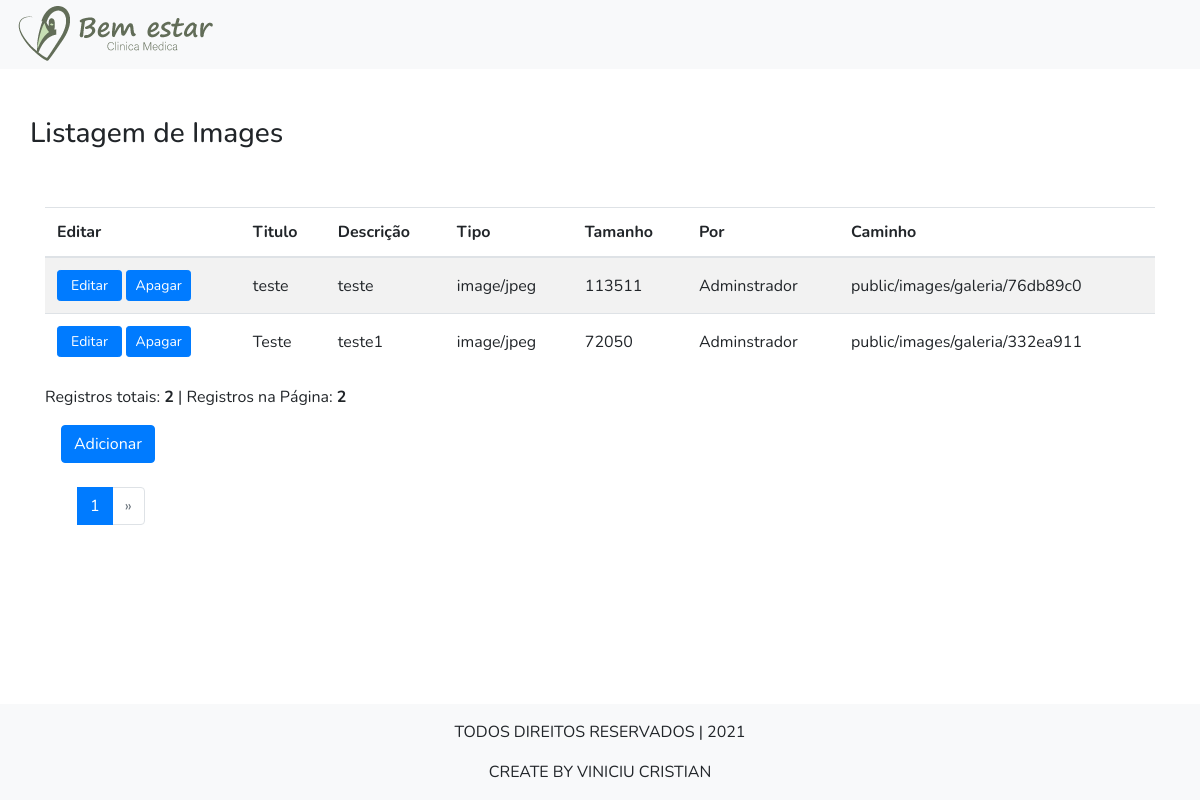
The app's page /form-galeria.php with its own data.
### tables this page shows
CREATE TABLE `tb_imagem` (
  `imagem_id` int(11) NOT NULL,
  `usuario_id` int(11) DEFAULT NULL,
  `imagem_titulo` varchar(250) DEFAULT NULL,
  `imagem_descricao` varchar(250) DEFAULT NULL,
  `imagem_caminho` varchar(250) DEFAULT NULL,
  `imagem_tipo` varchar(250) DEFAULT NULL,
  `imagem_tamanho` varchar(250) DEFAULT NULL
);

### form-galeria.php (the view, shortened to what this page needs)
<?php
  require_once('conexaoBanco.php');
  $consulta_sql =
    "SELECT
      imagem_id
     FROM
      tb_imagem";
  $resultado_consulta_slq = mysqli_query($conexao, $consulta_sql);
  $quantia_total_registro_banco = mysqli_num_rows($resultado_consulta_slq);
  $quantidade_registros_por_pagina = 3;
  $quantidade_paginas = ceil($quantia_total_registro_banco / $quantidade_registros_por_pagina);
  $pagina_atual = isset($_GET['pagina_atual']) ? filter_input(INPUT_GET,'pagina_atual',FILTER_SANITIZE_NUMBER_INT) : 1;
  $inicio_consulta = ($quantidade_registros_por_pagina * $pagina_atual) - $quantidade_registros_por_pagina;
  $consulta_sql_final =
      "SELECT
      imagem_id,
      LEFT(imagem_titulo, 15) AS imagem_titulo,
      LEFT(imagem_descricao, 15) AS imagem_descricao,
      LEFT(imagem_tipo, 10) AS imagem_tipo,
      LEFT(imagem_tamanho, 10) AS imagem_tamanho,
      LEFT(usuario_nome, 13) AS usuario_nome,
      LEFT(imagem_caminho, 30) AS caminho_abreviado
    FROM
      tb_imagem
    INNER JOIN
      tb_usuario
    USING
      (usuario_id)
    ORDER BY
      imagem_id ASC
    LIMIT
      $inicio_consulta,
      $quantidade_registros_por_pagina";
  $resultado_consulta_slq = mysqli_query($conexao, $consulta_sql_final);
  $quantia_total_registro = mysqli_num_rows($resultado_consulta_slq);
?>
<!doctype html>
<html lang="pt-BR">
  <head>
    <link rel="stylesheet" href="https://cdn.jsdelivr.net/npm/bootstrap@4.5.3/dist/css/bootstrap.min.css">
    <link rel="stylesheet" href="./Public/css/Inicio.css">
  </head>
  <body>
    <header>
      <div  id="header" class="container-fluid bg-light">
        <div class="row">
          <div class="col-lg-2 col-md col-3 bg-light">
            <a href="Index.php"><img src="./Public/Images/Logotipo-d.png" class="rounded float-left" alt="..."></a>
          </div>
        </div>
      </div>
    </header>
    <main class="container-fluid">
        <div class="container mt-5">
          <div class="row">
          <h3>Listagem de Images</h3>
          </div>
        </div>
        <div class="container mt-5 table-responsive-lg">
            <table class="table table-striped table-hover">
                <thead>
                  <tr>
                    <th scope="col">Editar</th>
                    <th scope="col">Titulo</th>
                    <th scope="col">Descrição</th>
                    <th scope="col">Tipo</th>
                    <th scope="col">Tamanho</th>
                    <th scope="col">Por</th>
                    <th scope="col">Caminho</th>
                  </tr>
                </thead>
                <tbody>
                  <?php
                  while ($registro = mysqli_fetch_array($resultado_consulta_slq, MYSQLI_BOTH)){ ?>
                  <tr>
                    <td>
                        <a class="btn btn-sm btn-primary" style="width: 65px;"
                        href="cadastro-imagem.php?imagem_id=<?php echo $registro['imagem_id']; ?>" >Editar<a>
                        <a class="btn btn-sm btn-primary" style="width: 65px;" onclick="return confirm('Deseja Apagar?');"
                         href="galeria-crud.php?imagem_id=<?php echo $registro['imagem_id']; ?>&imagem_caminho=<?php echo $registro['caminho_abreviado']; ?>">Apagar</a>
                    </td>
                    <td class="pt-3" style=""><?php echo $registro['imagem_titulo']; ?></td>
                    <td class="pt-3" style=""><?php echo $registro['imagem_descricao']; ?></td>
                    <td class="pt-3" style=""><?php echo $registro['imagem_tipo']; ?></td>
                    <td class="pt-3" style=""><?php echo $registro['imagem_tamanho']; ?></td>
                    <td class="pt-3" style=""><?php echo $registro['usuario_nome']; ?></td>
                    <td class="pt-3" style=""><?php echo $registro['caminho_abreviado']; ?></td>
                  </tr>
                  <?php } ?>
                </tbody>
            </table>
            <caption class="m-0 p-0">
             <?php echo "Registros totais: <b>$quantia_total_registro_banco</b> | Registros na Página: <b>$quantia_total_registro</b>"; ?>
            </caption>
            <div class="row mt-3 ml-3 mb-4  "><a href="cadastro-imagem.php"><button type="button" class="btn btn-primary">Adicionar</button></a></div>
            <nav aria-label="Page navigation example">
              <ul class="pagination">
                <?php
                for($link = $pagina_atual -3, $limite_link = $link +6; $link <= $limite_link; $link++){
                    if($link < 1){
                      $link = 1;
                      $limite_link = 7;
                    }
                    if($limite_link > $quantidade_paginas){
                      $limite_link = $quantidade_paginas;
                      $link = $limite_link -6;
                    }
                    if($link <1){
                      $link =1;
                      $limite_link = $quantidade_paginas;
                    }
                    if($link == $pagina_atual){ ?>
                      <li class="page-item active" aria-current="page">
                        <a class="page-link"  href="#"><?php echo $link; ?><span class="sr-only">(current)</span></a>
                      </li>
                      <?php }else { ?>
                <li class="page-item">
                  <a class="page-link" href="form-galeria.php?pagina_atual=<?php echo $link; ?>"><?php echo $link; ?></a>
                </li>
                <?php }
                } ?>
                <li class="page-item <?php echo $pagina_atual == $quantidade_paginas ? "disabled" : ""; ?> ">
                  <a class="page-link" href="form-galeria.php?pagina_atual=<?php echo ($pagina_atual +1); ?>">&raquo;</a>
                </li>
              </ul>
            </nav>
        </div>
    </main>
    <footer class="container-fluid  bg-light fixed-bottom">
      <div class="row">
      <div class="col-lg text-center">
        <p class="mt-3">TODOS DIREITOS RESERVADOS | 2021</p>
        <P>CREATE BY VINICIU CRISTIAN</P>
      </div>
      </div>
    </footer>
  </body>
</html>

### public/css/Inicio.css (style rules this page uses)
* { font-family: 'Nunito', sans-serif; }
html, body { max-width: 100%; overflow-x: hidden; }

### records on screen
tb_imagem: imagem_titulo "teste", imagem_descricao "teste", imagem_tipo "image/jpeg", imagem_tamanho "113511", usuario_nome "Adminstrador", caminho_abreviado "public/images/galeria/76db89c0"
tb_imagem: imagem_titulo "Teste", imagem_descricao "teste1", imagem_tipo "image/jpeg", imagem_tamanho "72050", usuario_nome "Adminstrador", caminho_abreviado "public/images/galeria/332ea911"

### other values on screen
$quantia_total_registro_banco "2"
$quantia_total_registro "2"
